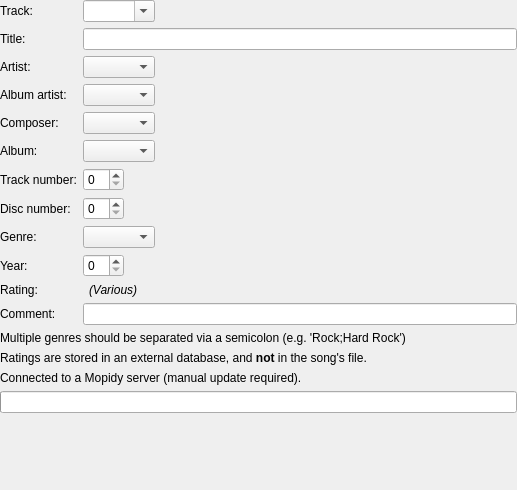
<?xml version="1.0" encoding="UTF-8"?>
<ui version="4.0">
 <class>TagEditor</class>
 <widget class="QWidget" name="TagEditor">
  <property name="geometry">
   <rect>
    <x>0</x>
    <y>0</y>
    <width>517</width>
    <height>490</height>
   </rect>
  </property>
  <layout class="QVBoxLayout" name="verticalLayout">
   <property name="leftMargin">
    <number>0</number>
   </property>
   <property name="topMargin">
    <number>0</number>
   </property>
   <property name="rightMargin">
    <number>0</number>
   </property>
   <property name="bottomMargin">
    <number>0</number>
   </property>
   <item>
    <layout class="QFormLayout" name="formLayout">
     <property name="fieldGrowthPolicy">
      <enum>QFormLayout::ExpandingFieldsGrow</enum>
     </property>
     <item row="0" column="0">
      <widget class="StateLabel" name="trackNameLabel">
       <property name="text">
        <string>Track:</string>
       </property>
       <property name="buddy">
        <cstring>trackName</cstring>
       </property>
      </widget>
     </item>
     <item row="0" column="1">
      <widget class="QComboBox" name="trackName">
       <property name="focusPolicy">
        <enum>Qt::NoFocus</enum>
       </property>
       <property name="editable">
        <bool>true</bool>
       </property>
      </widget>
     </item>
     <item row="1" column="0">
      <widget class="StateLabel" name="titleLabel">
       <property name="text">
        <string>Title:</string>
       </property>
       <property name="buddy">
        <cstring>title</cstring>
       </property>
      </widget>
     </item>
     <item row="1" column="1">
      <widget class="LineEdit" name="title"/>
     </item>
     <item row="2" column="0">
      <widget class="StateLabel" name="artistLabel">
       <property name="text">
        <string>Artist:</string>
       </property>
       <property name="buddy">
        <cstring>artist</cstring>
       </property>
      </widget>
     </item>
     <item row="2" column="1">
      <widget class="CompletionCombo" name="artist"/>
     </item>
     <item row="3" column="0">
      <widget class="StateLabel" name="albumArtistLabel">
       <property name="text">
        <string>Album artist:</string>
       </property>
       <property name="buddy">
        <cstring>albumArtist</cstring>
       </property>
      </widget>
     </item>
     <item row="3" column="1">
      <widget class="CompletionCombo" name="albumArtist"/>
     </item>
     <item row="4" column="0">
      <widget class="StateLabel" name="composerLabel">
       <property name="text">
        <string>Composer:</string>
       </property>
       <property name="buddy">
        <cstring>composer</cstring>
       </property>
      </widget>
     </item>
     <item row="4" column="1">
      <widget class="CompletionCombo" name="composer"/>
     </item>
     <item row="5" column="0">
      <widget class="StateLabel" name="albumLabel">
       <property name="text">
        <string>Album:</string>
       </property>
       <property name="buddy">
        <cstring>album</cstring>
       </property>
      </widget>
     </item>
     <item row="5" column="1">
      <widget class="CompletionCombo" name="album"/>
     </item>
     <item row="6" column="0">
      <widget class="StateLabel" name="trackLabel">
       <property name="text">
        <string>Track number:</string>
       </property>
       <property name="buddy">
        <cstring>track</cstring>
       </property>
      </widget>
     </item>
     <item row="6" column="1">
      <widget class="TagSpinBox" name="track"/>
     </item>
     <item row="7" column="0">
      <widget class="StateLabel" name="discLabel">
       <property name="text">
        <string>Disc number:</string>
       </property>
       <property name="buddy">
        <cstring>disc</cstring>
       </property>
      </widget>
     </item>
     <item row="7" column="1">
      <widget class="TagSpinBox" name="disc"/>
     </item>
     <item row="8" column="0">
      <widget class="StateLabel" name="genreLabel">
       <property name="text">
        <string>Genre:</string>
       </property>
       <property name="buddy">
        <cstring>genre</cstring>
       </property>
      </widget>
     </item>
     <item row="8" column="1">
      <widget class="CompletionCombo" name="genre"/>
     </item>
     <item row="9" column="0">
      <widget class="StateLabel" name="yearLabel">
       <property name="text">
        <string>Year:</string>
       </property>
       <property name="buddy">
        <cstring>year</cstring>
       </property>
      </widget>
     </item>
     <item row="9" column="1">
      <widget class="TagSpinBox" name="year"/>
     </item>
     <item row="10" column="0">
      <widget class="StateLabel" name="ratingLabel">
       <property name="text">
        <string>Rating:</string>
       </property>
       <property name="buddy">
        <cstring>ratingWidget</cstring>
       </property>
      </widget>
     </item>
     <item row="10" column="1">
      <layout class="QHBoxLayout" name="ratingLayout">
       <item>
        <widget class="RatingWidget" name="ratingWidget" native="true"/>
       </item>
       <item>
        <widget class="QLabel" name="ratingVarious">
         <property name="text">
          <string>&lt;i&gt;(Various)&lt;/i&gt;</string>
         </property>
        </widget>
       </item>
      </layout>
     </item>
     <item row="11" column="0">
      <widget class="StateLabel" name="commentLabel">
       <property name="text">
        <string>Comment:</string>
       </property>
       <property name="buddy">
        <cstring>comment</cstring>
       </property>
      </widget>
     </item>
     <item row="11" column="1">
      <widget class="LineEdit" name="comment"/>
     </item>
    </layout>
   </item>
   <item>
    <widget class="PlainNoteLabel" name="label_7x">
     <property name="text">
      <string>Multiple genres should be separated via a semicolon (e.g. 'Rock;Hard Rock')</string>
     </property>
    </widget>
   </item>
   <item>
    <widget class="PlainNoteLabel" name="ratingNoteLabel">
     <property name="text">
      <string>Ratings are stored in an external database, and &lt;b&gt;not&lt;/b&gt; in the song's file.</string>
     </property>
    </widget>
   </item>
   <item>
    <widget class="PlainUrlNoteLabel" name="mopidyNote">
     <property name="text">
      <string>Connected to a Mopidy server (manual update required).</string>
     </property>
    </widget>
   </item>
   <item>
    <widget class="QProgressBar" name="progress"/>
   </item>
   <item>
    <spacer name="verticalSpacer_2">
     <property name="orientation">
      <enum>Qt::Vertical</enum>
     </property>
     <property name="sizeType">
      <enum>QSizePolicy::Expanding</enum>
     </property>
     <property name="sizeHint" stdset="0">
      <size>
       <width>20</width>
       <height>2</height>
      </size>
     </property>
    </spacer>
   </item>
  </layout>
 </widget>
 <customwidgets>
  <customwidget>
   <class>LineEdit</class>
   <extends>QLineEdit</extends>
   <header>support/lineedit.h</header>
  </customwidget>
  <customwidget>
   <class>CompletionCombo</class>
   <extends>QComboBox</extends>
   <header>widgets/completioncombo.h</header>
  </customwidget>
  <customwidget>
   <class>TagSpinBox</class>
   <extends>QSpinBox</extends>
   <header>widgets/tagspinbox.h</header>
  </customwidget>
  <customwidget>
   <class>StateLabel</class>
   <extends>QLabel</extends>
   <header>widgets/statelabel.h</header>
  </customwidget>
  <customwidget>
   <class>PlainNoteLabel</class>
   <extends>QLabel</extends>
   <header>widgets/notelabel.h</header>
  </customwidget>
  <customwidget>
   <class>PlainUrlNoteLabel</class>
   <extends>QLabel</extends>
   <header>widgets/notelabel.h</header>
  </customwidget>
  <customwidget>
   <class>RatingWidget</class>
   <extends>QWidget</extends>
   <header>widgets/ratingwidget.h</header>
  </customwidget>
 </customwidgets>
 <tabstops>
  <tabstop>trackName</tabstop>
 </tabstops>
 <resources/>
 <connections/>
</ui>
